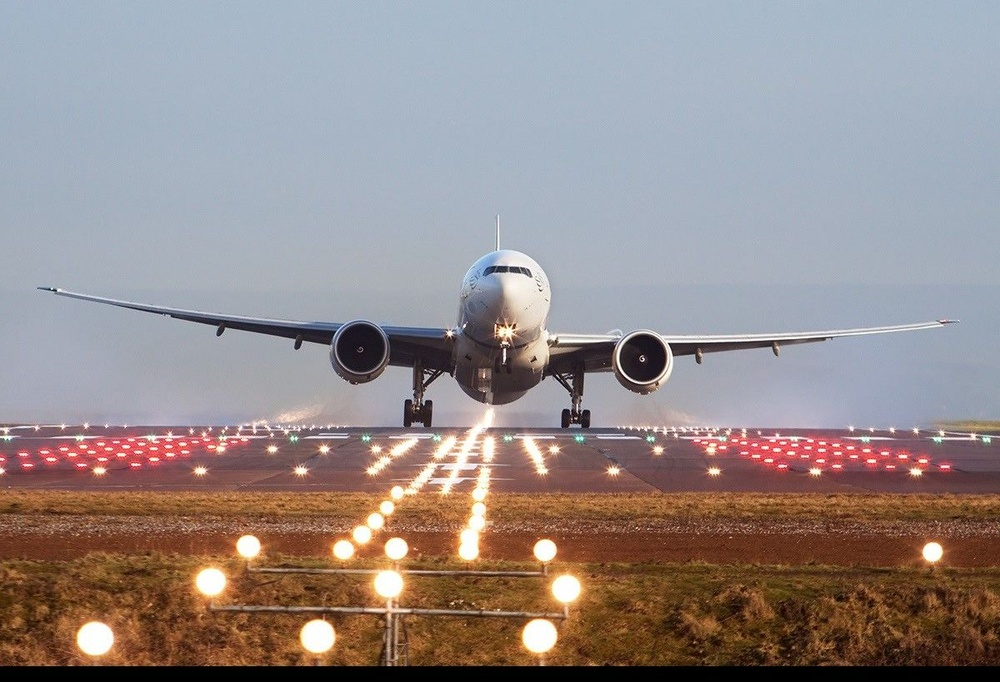
#> input picture plane.jpg, 1000 x 682 px, shrunk from 1200 x 819 before the run
$ python img_edge_detection1.py   (older library calls are emulated)
#> lines starting #> are read from the running program, lines starting #| are printed output that depends on the picture; after the words box and inside, x2 and y2 are one past the last pixel; in counts of white or black regions, pixels touching at a corner belong together
import cv2
import numpy as np

img =cv2.imread('plane.jpg',0)
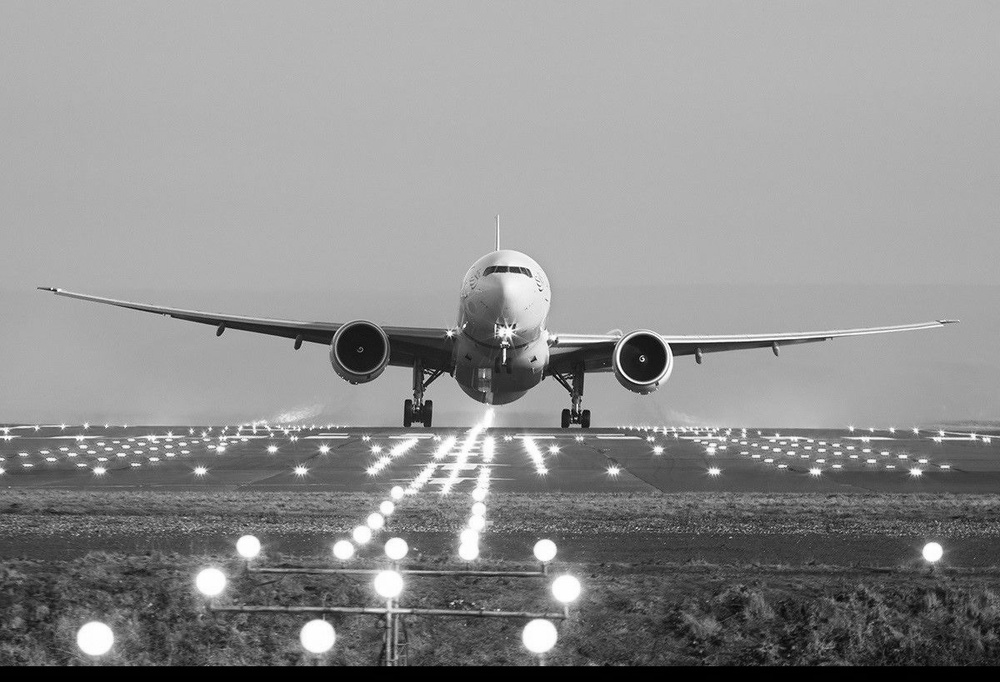
#> img: shape (682, 1000); min 0, max 255, mean 142.2
cv2.imshow('frame',img)
cv2.waitKey(0)

height,width = img.shape[:2]
#> height = 682; width = 1000

#extract slop edges
sobel_x = cv2.Sobel(img,cv2.CV_64F,1 , 0 , ksize=5)
sobel_y = cv2.Sobel(img,cv2.CV_64F,0 , 1 , ksize=5)
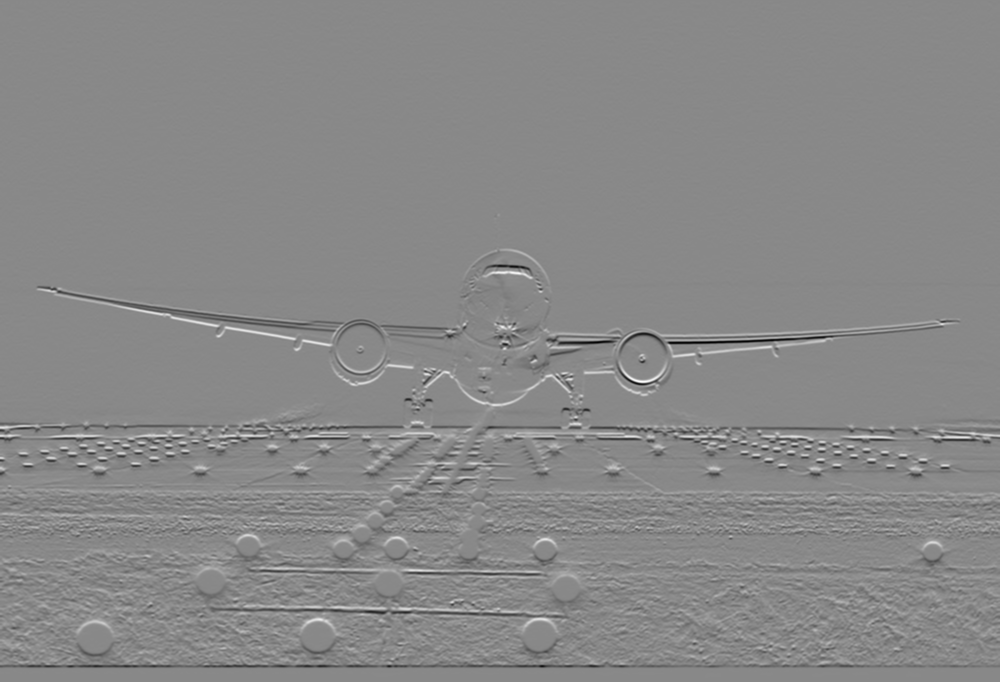
#> sobel_y: shape (682, 1000) float64; min -10241, max 8828, mean -34.1; drawn with min black and max white

cv2.imshow('sobel_X_img',sobel_x)
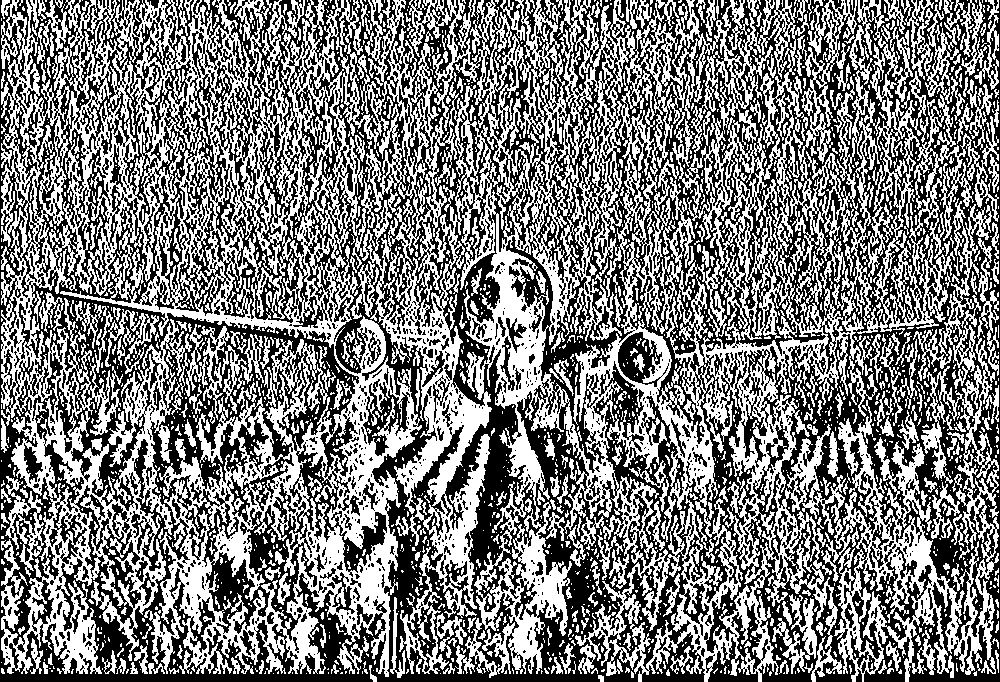
#> window 'sobel_X_img': shape (682, 1000); 48.6% white; 2185 white regions (1735 under 20 px), largest, box (x1, y1, x2, y2) and area: (1, 0, 999, 682) 268373, (857, 0, 999, 335) 10833, (938, 198, 992, 389) 2347
cv2.waitKey(0)

cv2.imshow('sobel_y_img',sobel_y)
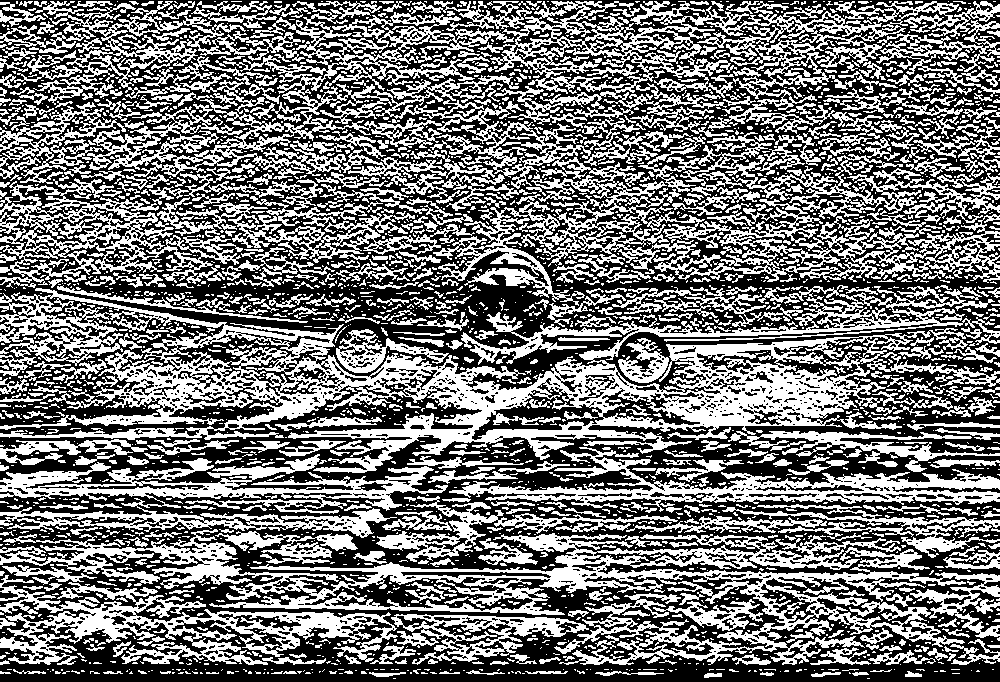
#> window 'sobel_y_img': shape (682, 1000); 45.9% white; 2785 white regions (2097 under 20 px), largest, box (x1, y1, x2, y2) and area: (87, 1, 1000, 306) 65501, (0, 285, 1000, 473) 55116, (0, 529, 1000, 665) 32927
cv2.waitKey(0)

sobel_or=cv2.bitwise_or(sobel_x,sobel_y)
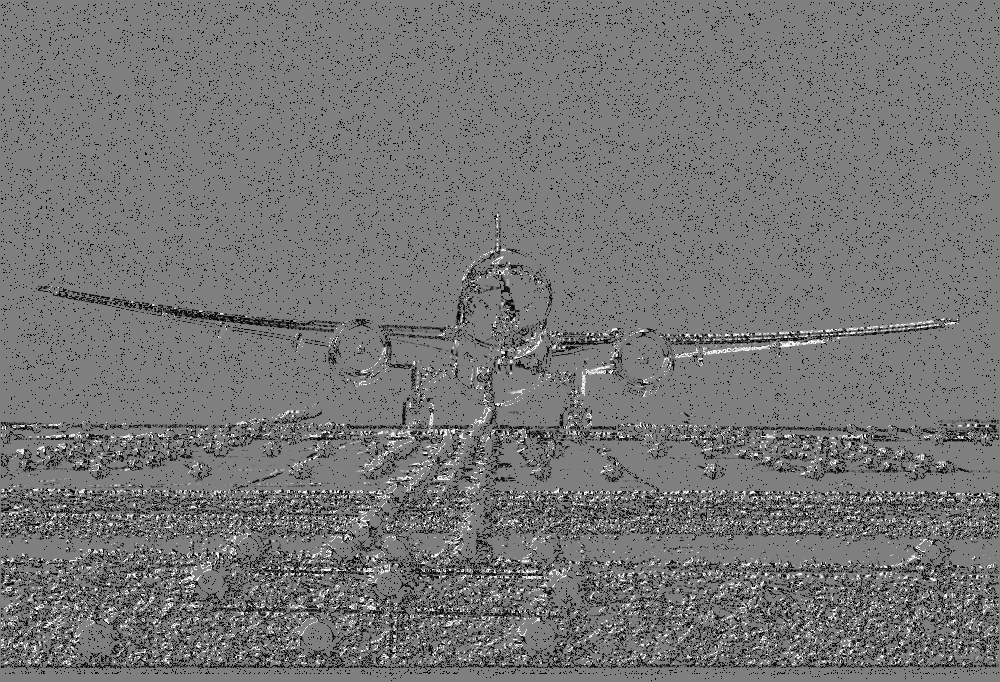
#> sobel_or: shape (682, 1000) float64; 2.45% of the values are NaN or infinite; the others: min -131056, max 131056, mean -7157.9; drawn with min black, max white, NaN and infinite black
cv2.imshow('sobel_or',sobel_or)
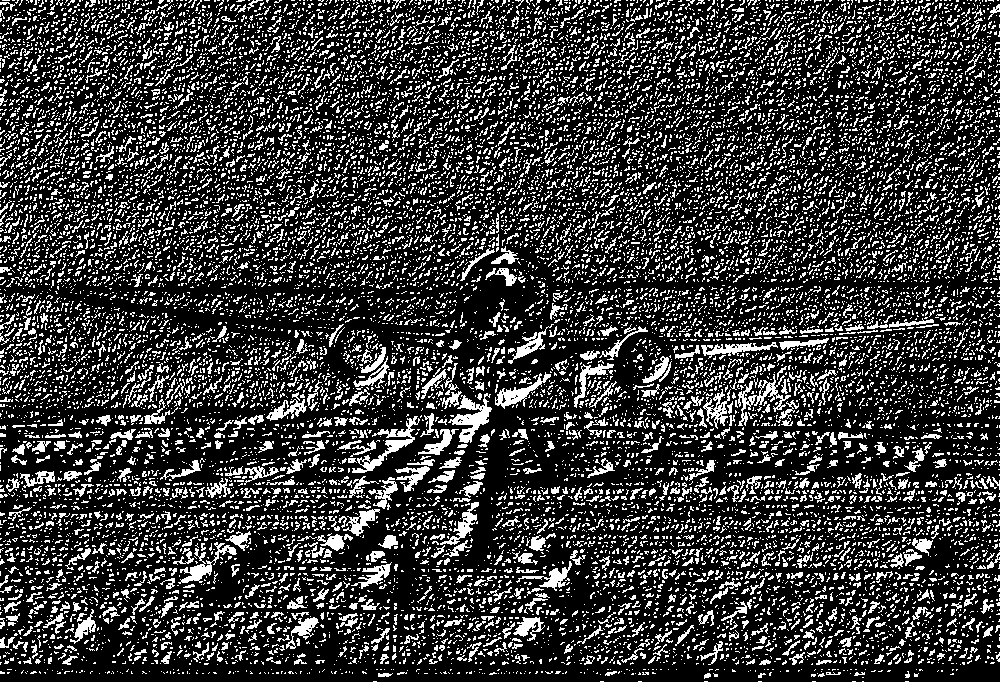
#> window 'sobel_or': shape (682, 1000); 22.9% white in thin lines or dots
cv2.waitKey(0)
cv2.destroyAllWindows()

$ run again, with 1.jfif saved as plane.jpg
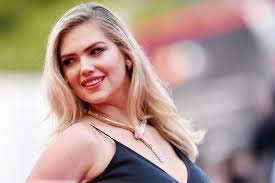
#> input picture 1.jfif, 275 x 183 px
#> `cv2.imshow('sobel_X_img',sobel_x)`:
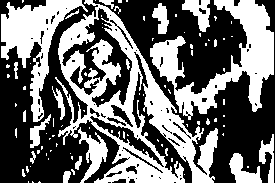
#> window 'sobel_X_img': shape (183, 275); 43.3% white; 93 white regions (72 under 20 px), largest, box (x1, y1, x2, y2) and area: (55, 0, 218, 183) 9572, (150, 0, 274, 120) 5120, (1, 0, 88, 122) 3496
#> `cv2.imshow('sobel_or',sobel_or)`:
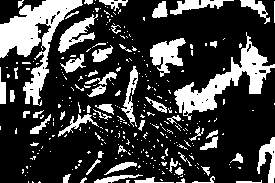
#> window 'sobel_or': shape (183, 275); 24.8% white; 316 white regions (259 under 20 px), largest, box (x1, y1, x2, y2) and area: (0, 0, 83, 106) 3021, (174, 32, 275, 120) 2279, (150, 38, 186, 77) 721
